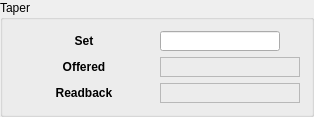
     <widget class="QGroupBox" name="groupBox_2">
      <property name="title">
       <string>Taper</string>
      </property>
      <layout class="QGridLayout" name="gridLayout_3">
       <item row="0" column="0">
        <layout class="QVBoxLayout" name="verticalLayout_4">
         <item>
          <widget class="QLabel" name="label_4">
           <property name="minimumSize">
            <size>
             <width>140</width>
             <height>20</height>
            </size>
           </property>
           <property name="maximumSize">
            <size>
             <width>16777215</width>
             <height>20</height>
            </size>
           </property>
           <property name="font">
            <font>
             <weight>75</weight>
             <bold>true</bold>
            </font>
           </property>
           <property name="text">
            <string>Set</string>
           </property>
           <property name="alignment">
            <set>Qt::AlignCenter</set>
           </property>
           <property name="buddy">
            <cstring>qcalineeditplugin_2</cstring>
           </property>
          </widget>
         </item>
         <item>
          <widget class="QLabel" name="label_5">
           <property name="minimumSize">
            <size>
             <width>140</width>
             <height>20</height>
            </size>
           </property>
           <property name="maximumSize">
            <size>
             <width>16777215</width>
             <height>20</height>
            </size>
           </property>
           <property name="font">
            <font>
             <weight>75</weight>
             <bold>true</bold>
            </font>
           </property>
           <property name="text">
            <string>Offered</string>
           </property>
           <property name="alignment">
            <set>Qt::AlignCenter</set>
           </property>
          </widget>
         </item>
         <item>
          <widget class="QLabel" name="label_6">
           <property name="minimumSize">
            <size>
             <width>140</width>
             <height>20</height>
            </size>
           </property>
           <property name="maximumSize">
            <size>
             <width>16777215</width>
             <height>20</height>
            </size>
           </property>
           <property name="font">
            <font>
             <weight>75</weight>
             <bold>true</bold>
            </font>
           </property>
           <property name="text">
            <string>Readback</string>
           </property>
           <property name="alignment">
            <set>Qt::AlignCenter</set>
           </property>
          </widget>
         </item>
        </layout>
       </item>
       <item row="0" column="1">
        <layout class="QVBoxLayout" name="verticalLayout_2">
         <item>
          <layout class="QGridLayout" name="gridLayout_9">
           <item row="0" column="0">
            <widget class="QCaLineEditPlugin" name="qcalineeditplugin_2">
             <property name="minimumSize">
              <size>
               <width>0</width>
               <height>20</height>
              </size>
             </property>
             <property name="maximumSize">
              <size>
               <width>120</width>
               <height>20</height>
              </size>
             </property>
             <property name="variable" stdset="0">
              <string>SR14ID01:BL_TAPER_REQUEST</string>
             </property>
             <property name="precision" stdset="0">
              <UInt>3</UInt>
             </property>
             <property name="addUnits" stdset="0">
              <bool>false</bool>
             </property>
            </widget>
           </item>
           <item row="0" column="1">
            <widget class="QELabelPlugin" name="qcalabelplugin_20">
             <property name="maximumSize">
              <size>
               <width>120</width>
               <height>20</height>
              </size>
             </property>
             <property name="variable" stdset="0">
              <string>SR14ID01:BL_TAPER_REQUEST.EGU</string>
             </property>
            </widget>
           </item>
          </layout>
         </item>
         <item>
          <widget class="QELabelPlugin" name="qcalabelplugin_3">
           <property name="minimumSize">
            <size>
             <width>140</width>
             <height>20</height>
            </size>
           </property>
           <property name="maximumSize">
            <size>
             <width>16777215</width>
             <height>20</height>
            </size>
           </property>
           <property name="frameShape">
            <enum>QFrame::StyledPanel</enum>
           </property>
           <property name="frameShadow">
            <enum>QFrame::Sunken</enum>
           </property>
           <property name="alignment">
            <set>Qt::AlignCenter</set>
           </property>
           <property name="variable" stdset="0">
            <string>SR14ID01:SUGT_MONITOR</string>
           </property>
           <property name="precision" stdset="0">
            <UInt>3</UInt>
           </property>
          </widget>
         </item>
         <item>
          <widget class="QELabelPlugin" name="qcalabelplugin_4">
           <property name="minimumSize">
            <size>
             <width>140</width>
             <height>20</height>
            </size>
           </property>
           <property name="maximumSize">
            <size>
             <width>16777215</width>
             <height>20</height>
            </size>
           </property>
           <property name="frameShape">
            <enum>QFrame::StyledPanel</enum>
           </property>
           <property name="frameShadow">
            <enum>QFrame::Sunken</enum>
           </property>
           <property name="alignment">
            <set>Qt::AlignCenter</set>
           </property>
           <property name="variable" stdset="0">
            <string>SR14ID01:TAPER_MONITOR</string>
           </property>
           <property name="precision" stdset="0">
            <UInt>3</UInt>
           </property>
          </widget>
         </item>
        </layout>
       </item>
      </layout>
     </widget>
